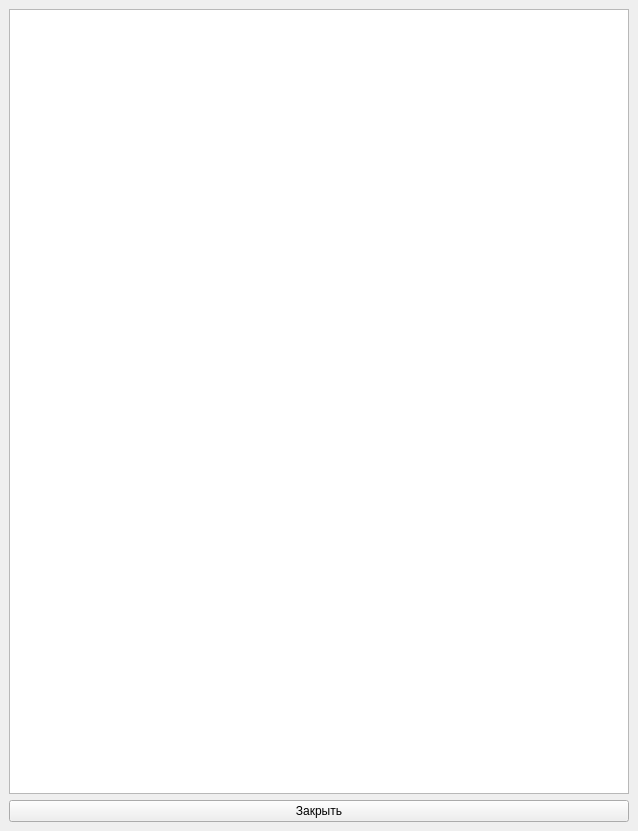
<?xml version="1.0" encoding="UTF-8"?>
<ui version="4.0">
 <class>Information</class>
 <widget class="QMainWindow" name="Information">
  <property name="geometry">
   <rect>
    <x>0</x>
    <y>0</y>
    <width>638</width>
    <height>831</height>
   </rect>
  </property>
  <property name="windowTitle">
   <string>MainWindow</string>
  </property>
  <widget class="QWidget" name="centralwidget">
   <layout class="QGridLayout" name="gridLayout">
    <item row="0" column="0">
     <widget class="QTableWidget" name="mainTable">
      <property name="alternatingRowColors">
       <bool>true</bool>
      </property>
      <property name="selectionMode">
       <enum>QAbstractItemView::MultiSelection</enum>
      </property>
      <property name="sortingEnabled">
       <bool>true</bool>
      </property>
      <attribute name="horizontalHeaderCascadingSectionResizes">
       <bool>true</bool>
      </attribute>
      <attribute name="horizontalHeaderStretchLastSection">
       <bool>true</bool>
      </attribute>
     </widget>
    </item>
    <item row="1" column="0">
     <widget class="QPushButton" name="closeButton">
      <property name="text">
       <string>Закрыть</string>
      </property>
     </widget>
    </item>
   </layout>
  </widget>
 </widget>
 <resources/>
 <connections/>
</ui>
